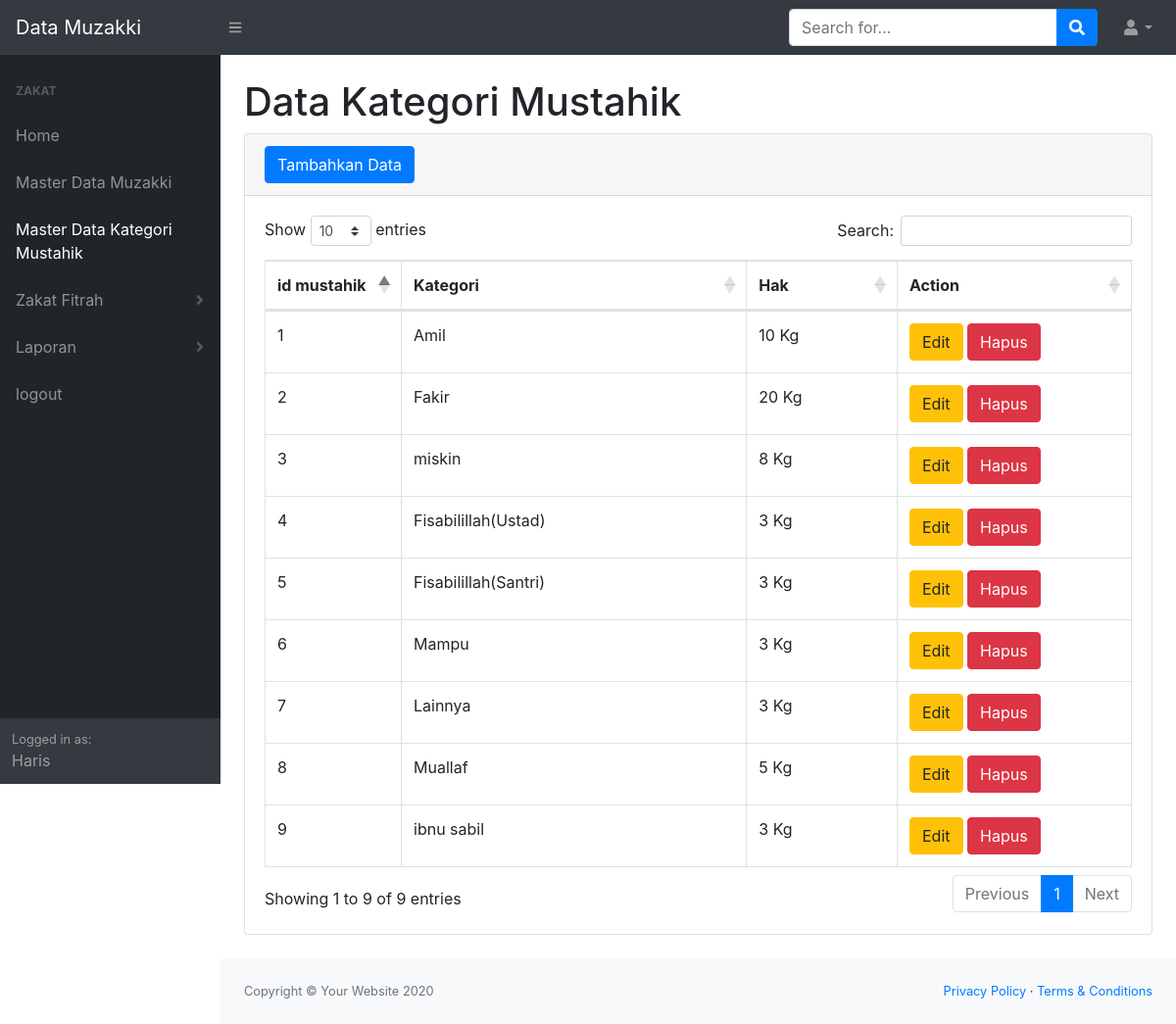
/MasterMustahik.php (signed in), run on the app's committed database.
### tables this page shows
CREATE TABLE `kategori_mustahik` (
  `id_kategori` int NOT NULL,
  `nama_kategori` varchar(20) NOT NULL,
  `jumlah_hak` int NOT NULL
);

### MasterMustahik.php (the view, shortened to what this page needs)
<?php
require 'koneksi.php';
?>
<!DOCTYPE html>
<html lang="en">
    <head>
        <link href="css/boostrap.css" rel="stylesheet" />
        <link href="css/select2.css" rel="stylesheet" />
        <link href="https://cdn.datatables.net/1.10.20/css/dataTables.bootstrap4.min.css" rel="stylesheet" />
        <link rel="stylesheet" href="./css/morph.css">
    </head>
    <body class="sb-nav-fixed">
        <nav class="sb-topnav navbar navbar-expand navbar-dark bg-dark">
            <a class="navbar-brand" href="index.php"> Data Muzakki</a>
            <button class="btn btn-link btn-sm order-1 order-lg-0" id="sidebarToggle" href="#"><i class="fas fa-bars"></i></button>
            <form class="d-none d-md-inline-block form-inline ml-auto mr-0 mr-md-3 my-2 my-md-0">
                <div class="input-group">
                    <input class="form-control" type="text" placeholder="Search for..." aria-label="Search" aria-describedby="basic-addon2" />
                    <div class="input-group-append">
                        <button class="btn btn-primary" type="button"><i class="fas fa-search"></i></button>
                    </div>
                </div>
            </form>
           <ul class="navbar-nav ml-auto ml-md-0">
                <li class="nav-item dropdown">
                    <a class="nav-link dropdown-toggle" id="userDropdown" href="#" role="button" data-toggle="dropdown" aria-haspopup="true" aria-expanded="false"><i class="fas fa-user fa-fw"></i></a>
                </li>
            </ul>
        </nav>
        <div id="layoutSidenav">
            <div id="layoutSidenav_nav">
                <nav class="sb-sidenav accordion sb-sidenav-dark" id="sidenavAccordion">
                    <div class="sb-sidenav-menu">
                    <div class="nav">
                            <div class="sb-sidenav-menu-heading">Zakat</div>
                                <a class="nav-link" href="index.php">
                                Home
                                <a class="nav-link" href="MasterMuzakki.php">
                                Master Data Muzakki
                                <a class="nav-link" href="MasterMustahik.php">
                                Master Data Kategori Mustahik
                                <a class="nav-link collapsed" href="#" data-toggle="collapse" data-target="#collapseLayouts" aria-expanded="false" aria-controls="collapseLayouts">
                                Zakat Fitrah
                                <div class="sb-sidenav-collapse-arrow"><i class="fas fa-angle-down"></i></div>
                                </a>
                                <a class="nav-link collapsed" href="#" data-toggle="collapse" data-target="#collapsePages" aria-expanded="false" aria-controls="collapsePages">
                                Laporan
                                <div class="sb-sidenav-collapse-arrow"><i class="fas fa-angle-down"></i></div>
                                </a>
                                <a class="nav-link" href="logout.php">
                                logout
                            </a>
                        </div>
                    </div>
                    <div class="sb-sidenav-footer">
                        <div class="small">Logged in as:</div>
                        <?php echo $_SESSION['username'];?>
                    </div>
                </nav>
            </div>
            <div id="layoutSidenav_content">
                <main>
                    <div class="container-fluid">
                        <h1 class="mt-4">Data Kategori Mustahik</h1>
                        <div class="card mb-4">
                            <div class="card-header">
                            <button type="button" class="btn btn-primary" data-toggle="modal" data-target="#myModal">
                                Tambahkan Data
                            </button>
                            </div>
                            <div class="card-body">
                                <div class="table-responsive">
                                    <table class="table table-bordered" id="dataTable" width="100%" cellspacing="0">
                                        <thead>
                                            <tr>
                                                <th style = "width : 100px;">id mustahik</th>
                                                 <th>Kategori</th>
                                                 <th>Hak</th>
                                               <th style = "width : 200px;">Action</th>
                                            </tr>
                                        </thead>
                                        <tbody>
                                        <?php
                                            $datauser = mysqli_query($koneksi, "select * from kategori_mustahik");
                                            while($data= mysqli_fetch_array($datauser)){
                                               $idm = $data['id_kategori'];
                                               $kategori = $data['nama_kategori'];
                                               $hak = $data['jumlah_hak'];
                                            ?>
                                            <tr>
                                                <td><?=$idm;?></td>
                                                <td><?=$kategori;?></td>
                                                <td><?=$hak;?> Kg</td>
                                                <td>
                                                <button type="button" class="btn btn-warning" data-toggle="modal" data-target="#edit<?=$idm;?>">
                                                Edit
                                                <br>
                                                </button>
                                                 <button type="button" class="btn btn-danger" data-toggle="modal" data-target="#hapus<?=$idm;?>">
                                                Hapus
                                                <br>
                                                </button>
                                                </td>
                                            </tr>
                                            <?php
                                            }
                                            ?>
                                        </tbody>
                                    </table>
                                </div>
                            </div>
                        </div>
                    </div>
                </main>
                <footer class="py-4 bg-light mt-auto">
                    <div class="container-fluid">
                        <div class="d-flex align-items-center justify-content-between small">
                            <div class="text-muted">Copyright &copy; Your Website 2020</div>
                            <div>
                                <a href="#">Privacy Policy</a>
                                &middot;
                                <a href="#">Terms &amp; Conditions</a>
                            </div>
                        </div>
                    </div>
                </footer>
            </div>
        </div>
        <link href="https://cdnjs.cloudflare.com/ajax/libs/select2/4.0.6-rc.0/css/select2.min.css" rel="stylesheet"/>
    </body>

### css/morph.css (style rules this page uses)
body { margin: 0px; }

### data on the page
kategori_mustahik: id_kategori "1", nama_kategori "Amil", jumlah_hak "10"
kategori_mustahik: id_kategori "2", nama_kategori "Fakir", jumlah_hak "20"
kategori_mustahik: id_kategori "3", nama_kategori "miskin", jumlah_hak "8"
kategori_mustahik: id_kategori "4", nama_kategori "Fisabilillah(Ustad)", jumlah_hak "3"
kategori_mustahik: id_kategori "5", nama_kategori "Fisabilillah(Santri)", jumlah_hak "3"
kategori_mustahik: id_kategori "6", nama_kategori "Mampu", jumlah_hak "3"
kategori_mustahik: id_kategori "7", nama_kategori "Lainnya", jumlah_hak "3"
kategori_mustahik: id_kategori "8", nama_kategori "Muallaf", jumlah_hak "5"
kategori_mustahik: id_kategori "9", nama_kategori "ibnu sabil", jumlah_hak "3"

### other printed values
$_SESSION['username'] "Haris"
